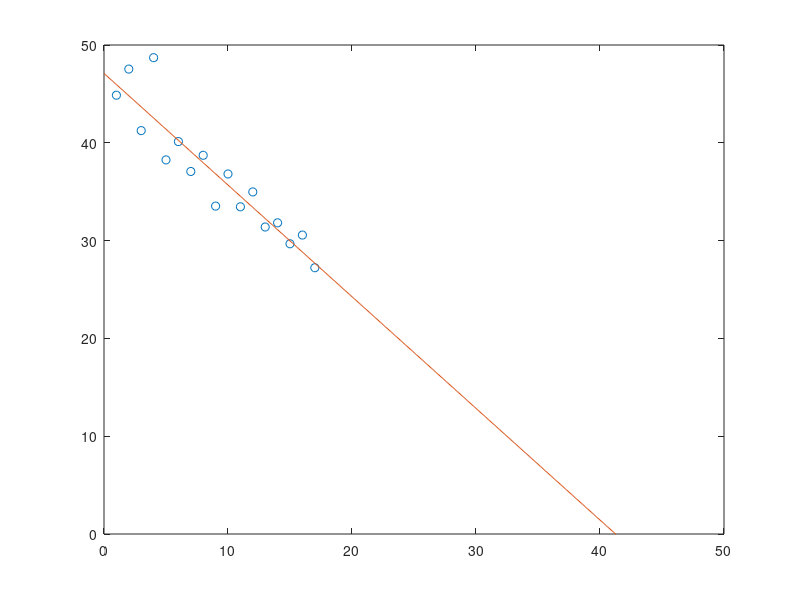

The MATLAB source for this figure:
clc;
clear all;

frames_to_impact = [44.8668;
                    47.539;
                    41.2463;
                    48.704;
                    38.2521;
                    40.1262;
                    37.0678;
                    38.7235;
                    33.529;
                    36.8131;
                    33.4559;
                    34.9768;
                    31.3895;
                    31.8186;
                    29.6752;
                    30.5671;
                    27.2262];
t = 1:1:17;

A = [t', ones(17,1)];

b = frames_to_impact;

x = A\b;

t_fine = 0:0.1:50;

line = x(1)*t_fine + x(2); 


plot(t,frames_to_impact, 'o',t_fine,line)
axis([0,50,0,50])
                
      
